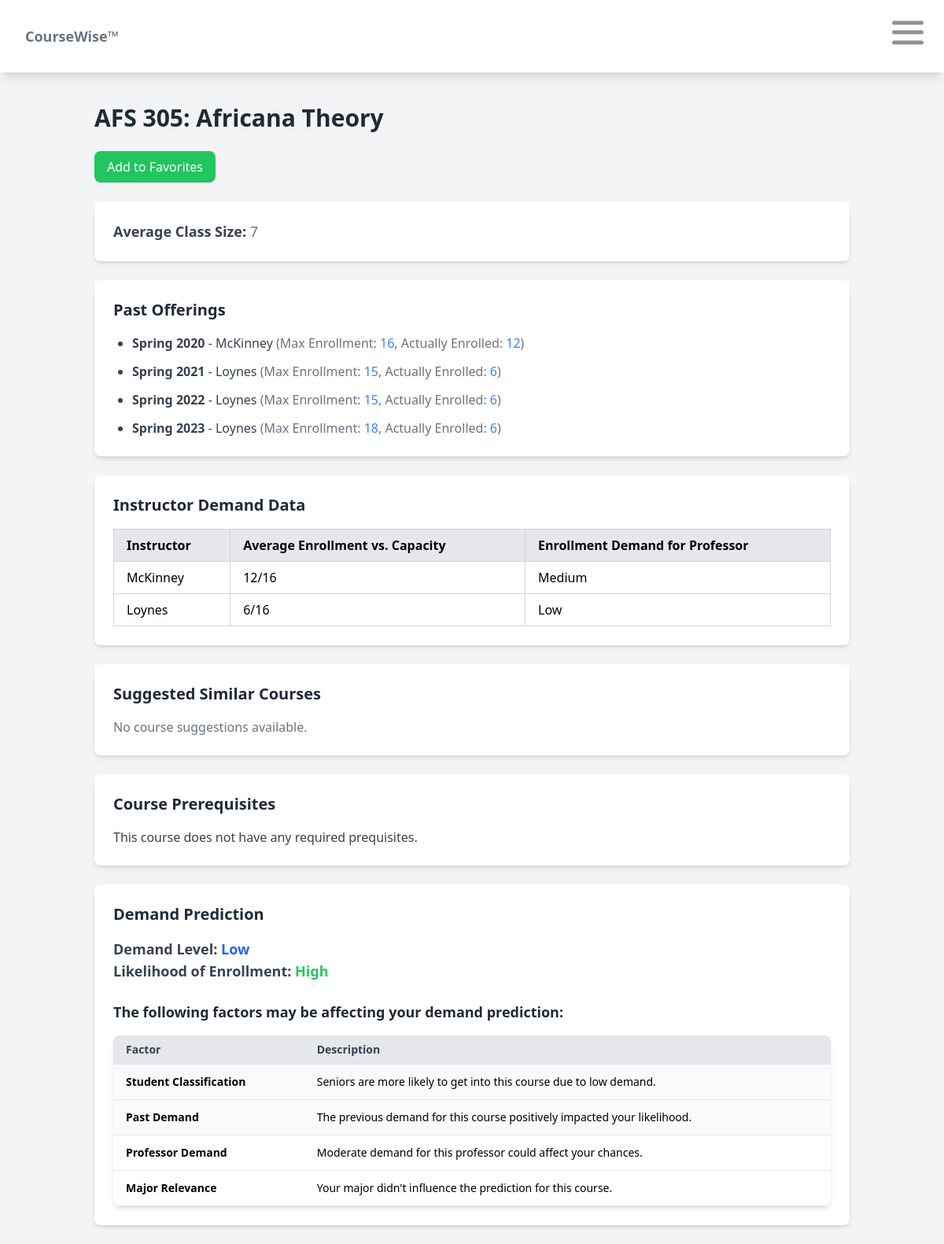
/courses/AFS/305/, run on the app's committed database.
### courses/models.py (models this page shows)
class CourseInfo(models.Model):
    semester = models.CharField(max_length=255)
    year = models.CharField(max_length=255)
    subject = models.CharField(max_length=255)
    course_number = models.IntegerField()
    course_title = models.CharField(max_length=255)
    catalog_title = models.CharField(max_length=255)
    f_credits = models.CharField(max_length=255)
    prereqs = models.CharField(max_length=255)
    meeting_pattern = models.CharField(max_length=255)
    meeting_time = models.CharField(max_length=255)
    instructor = models.CharField(max_length=255)
    max_enrollment = models.IntegerField()
    students_enrolled = models.IntegerField()
    primary_requests = models.IntegerField()
    major_requests = models.IntegerField()
    senior_requests = models.IntegerField()
    seniors_enrolled = models.IntegerField()
    junior_requests = models.IntegerField()
    juniors_enrolled = models.IntegerField()
    sophomore_requests = models.IntegerField()
    sophomores_enrolled = models.IntegerField()
    first_year_requests = models.IntegerField()
    first_years_enrolled = models.IntegerField()

### courses/views.py (the view)
# urls.py: path('<str:subject>/<str:number>/', views.course_page, name='course_page'),
def course_page(request, subject, number):
    offerings = CourseInfo.objects.filter(subject=subject.upper(), course_number=int(number))
    unique_offerings = offerings.values('semester', 'year', 'instructor', 'max_enrollment',
                                        'students_enrolled').distinct()
    catalog_pull = CourseCatalog.objects.filter(subject=subject.upper(), course_number=number).first()
    avg_class_size = int(offerings.aggregate(Avg("students_enrolled"))["students_enrolled__avg"]) or 0
    demand_data = demand_prediction(request, subject, number)
    suggestion_courses = demand_data.get('suggestion_courses', [])
    instructor_demand_data = []
    instructors = offerings.values_list('instructor', flat=True).distinct()
    for instructor in instructors:
        if instructor is not None:
            history = offerings.filter(instructor=instructor)
            avg_data = history.aggregate(
                avg_enrollment=Avg('students_enrolled'),
                avg_capacity=Avg('max_enrollment')
            )
            avg_enrollment = avg_data['avg_enrollment'] or 0
            avg_capacity = avg_data['avg_capacity'] or 0
            demand_level = _calculate_demand_level(history)
            instructor_demand_data.append({
                'instructor': instructor,
                'avg_enrollment': round(avg_enrollment),
                'avg_capacity': round(avg_capacity),
                'enrollment_vs_capacity': f"{round(avg_enrollment)}/{round(avg_capacity)}",
                'enrollment_demand': demand_level,
            })
    favorites = request.session.get('favorites', [])
    is_favorite = f"{subject}-{number}" in favorites
    course_title = CourseInfo.objects.filter(subject=subject.upper(), course_number=int(number)).values('catalog_title').first()
    return render(request, 'course_page.html', {
        'offerings': unique_offerings,
        'avg_class_size': avg_class_size,
        'classification': demand_data["classification"],
        'demand_level': demand_data["demand_level"],
        'student_classification': demand_data["student_classification"],
        'student_major': demand_data["student_major"],
        'suggestion_courses': suggestion_courses,
        'instructor_demand_data': instructor_demand_data,
        'impact_factors': demand_data["impact_factors"],
        'course': catalog_pull,
        'subject': subject,
        'course_number': number,
        'title': course_title['catalog_title'],
        'is_favorite': is_favorite
    })

### templates/course_page.html (shortened to what this page needs)
{% extends "base.html" %}
{% block content %}
    <div class="container mx-auto px-4 py-6">
        <h1 class="text-3xl font-semibold text-gray-800 mb-6">{{ subject }} {{ course_number }}: {{ title }}</h1>
        <div class="flex justify-between mb-6">
            <div>
                {% if is_favorite %}
                    <button onclick="removeFromFavorites('{{ subject }}', '{{ course_number }}')"
                            class="bg-red-500 text-white py-2 px-4 rounded-lg hover:bg-red-600 transition-all duration-300">
                        Remove from Favorites
                    </button>
                {% else %}
                    <button onclick="addToFavorites('{{ subject }}', '{{ course_number }}')"
                            class="bg-green-500 text-white py-2 px-4 rounded-lg hover:bg-green-600 transition-all duration-300">
                        Add to Favorites
                    </button>
                {% endif %}
            </div>
    </div>
        <div class="bg-white shadow-md rounded-lg p-6 mb-6">
            <p class="text-lg font-medium text-gray-700">
                <strong>Average Class Size:</strong>
                <span class="text-gray-500">{{ avg_class_size|default:"No data available" }}</span>
            </p>
        </div>
        <div class="bg-white shadow-md rounded-lg p-6 mb-6">
            <h2 class="text-xl font-semibold text-gray-800 mb-4">Past Offerings</h2>
            <ul class="list-disc pl-6 space-y-3">
                {% for offering in offerings %}
                    <li class="text-gray-700">
                        <strong>{{ offering.semester }} {{ offering.year }}</strong> - {{ offering.instructor }}
                        <span class="text-gray-500">
                            (Max Enrollment: <span class="text-blue-500">{{ offering.max_enrollment }}</span>,
                            Actually Enrolled: <span class="text-blue-500">{{ offering.students_enrolled }}</span>)
                        </span>
                    </li>
                {% empty %}
                    <li class="text-gray-500">No past offerings.</li>
                {% endfor %}
            </ul>
        </div>
        <div class="bg-white shadow-md rounded-lg p-6 mb-6">
            <h2 class="text-xl font-semibold text-gray-800 mb-4">Instructor Demand Data</h2>
            <table class="w-full border-collapse border border-gray-300">
                <thead>
                    <tr class="bg-gray-200">
                        <th class="border border-gray-300 px-4 py-2 text-left">Instructor</th>
                        <th class="border border-gray-300 px-4 py-2 text-left">Average Enrollment vs. Capacity</th>
                        <th class="border border-gray-300 px-4 py-2 text-left">Enrollment Demand for Professor</th>
                    </tr>
                </thead>
                <tbody>
                    {% for instructor in instructor_demand_data %}
                        <tr class="bg-white">
                            <td class="border border-gray-300 px-4 py-2">{{ instructor.instructor }}</td>
                            <td class="border border-gray-300 px-4 py-2">{{ instructor.enrollment_vs_capacity }}</td>
                            <td class="border border-gray-300 px-4 py-2">{{ instructor.enrollment_demand }}</td>
                        </tr>
                    {% empty %}
                        <tr>
                            <td colspan="3" class="border border-gray-300 px-4 py-2 text-gray-500 text-center">
                                No instructor demand data available.
                            </td>
                        </tr>
                    {% endfor %}
                </tbody>
            </table>
        </div>
    {% if suggestion_courses %}
        <div class="bg-white shadow-md rounded-lg p-6 mb-6">
            <h2 class="text-xl font-semibold text-gray-800 mb-4">Suggested Similar Courses</h2>
            <ul class="list-disc pl-6 space-y-3">
                {% for course in suggestion_courses %}
                    <li class="text-gray-700">
                        <strong>{{ course.subject }} {{ course.course_number }}</strong></li>
                {% endfor %}
            </ul>
        </div>
    {% else %}
        <div class="bg-white shadow-md rounded-lg p-6 mb-6">
            <h2 class="text-xl font-semibold text-gray-800 mb-4">Suggested Similar Courses</h2>
            <p class="text-gray-500">No course suggestions available.</p>
        </div>
    {% endif %}
    {% if course %}
        <div class="bg-white shadow-md rounded-lg p-6 mb-6">
            <h2 class="text-xl font-semibold text-gray-800 mb-4">Course Prerequisites</h2>
            {% if course.prereqs == 'NULL' %}
                <p class="text-gray-700">This course does not have any required prequisites.</p>
            {% else %}
                <p class="text-gray-700">{{ course.prereqs }}</p>
            {% endif %}
        </div>
    {% else %}
        <div class="bg-white shadow-md rounded-lg p-6 mb-6">
            <h2 class="text-xl font-semibold text-gray-800 mb-4">Course Prerequisites</h2>
            <p class="text-gray-500">This course has no prerequisites.</p>
        </div>
    {% endif %}
        {% if classification %}
            <div class="bg-white shadow-md rounded-lg p-6 mt-6">
                <h2 class="text-xl font-semibold text-gray-800 mb-4">Demand Prediction</h2>
                <div class="mb-4">
                    <p class="text-lg font-medium text-gray-700">
                        <strong>Demand Level:</strong>
                        <span class="font-bold text-blue-600">{{ demand_level }}</span>
                    </p>
                    <p class="text-lg font-medium text-gray-700">
                        <strong>Likelihood of Enrollment:</strong>
                        <span
                            class="font-bold {% if classification == 'High' %}text-green-500{% elif classification == 'Medium' %}text-yellow-500{% else %}text-red-500{% endif %}">
                            {{ classification }}
                        </span>
                    </p>
                </div>
                <h3 class="text-lg font-semibold text-gray-800 mt-6 mb-4">The following factors may be affecting your demand prediction:</h3>
                <div class="overflow-x-auto bg-gray-50 shadow-md rounded-lg">
                    <table class="min-w-full table-auto border-collapse">
                        <thead class="bg-gray-200">
                            <tr>
                                <th class="px-4 py-2 text-left text-sm font-semibold text-gray-700 border-b">Factor</th>
                                <th class="px-4 py-2 text-left text-sm font-semibold text-gray-700 border-b">Description</th>
                            </tr>
                        </thead>
                        <tbody class="text-sm">
                            <tr class="bg-gray-50">
                                <td class="px-4 py-3 border-b"><strong>Student Classification</strong></td>
                                <td class="px-4 py-3 border-b">
                                    {% if student_classification == 'Freshman' %}
                                        {% if demand_level == 'High' %}
                                            First-year students are less likely to get into this course due to high demand.
                                        {% elif demand_level == 'Medium' %}
                                            First-year students have a moderate chance of getting into this course.
                                        {% else %}
                                            First-year students are more likely to get into this course due to low demand.
                                        {% endif %}
                                    {% else %}
                                        {% if demand_level == 'High' %}
                                            Seniors have a moderate chance of getting into this course because of the high demand.
                                        {% elif demand_level == 'Medium' %}
                                            Seniors have a moderate chance of getting into this course.
                                        {% else %}
                                            Seniors are more likely to get into this course due to low demand.
                                        {% endif %}
                                    {% endif %}
                                </td>
                            </tr>
                            <tr class="bg-gray-50">
                                <td class="px-4 py-3 border-b"><strong>Past Demand</strong></td>
                                <td class="px-4 py-3 border-b">
                                    {% if impact_factors.past_demand > 0 %}
                                         The previous demand for this course positively impacted your likelihood.
                                    {% elif impact_factors.past_demand < 0 %}
                                        <span class="text-red-500"></span> The previous demand for this course negatively impacted your likelihood.
                                    {% else %}
                                        <span class="text-gray-500"></span> The previous demand did not affect your likelihood.
                                    {% endif %}
                                </td>
                            </tr>
                            <tr class="bg-white">
                                <td class="px-4 py-3 border-b"><strong>Professor Demand</strong></td>
                                <td class="px-4 py-3 border-b text-black">
                                    {% if impact_factors.professor > 0.7 %}
                                        High demand for this professor might reduce your chances of enrollment.
                                    {% elif impact_factors.professor > 0.4 %}
                                        Moderate demand for this professor could affect your chances.
                                    {% else %}
                                        This professor has lower demand, improving your chances.
                                    {% endif %}
                                </td>
                            </tr>
                            <tr class="bg-white">
                                <td class="px-4 py-3 border-b"><strong>Major Relevance</strong></td>
                                <td class="px-4 py-3 border-b">
                                    {% if impact_factors.major < 0 %}
                                        This course is outside your major, which decreased your likelihood of enrollment.
                                    {% elif impact_factors.major > 0 %}
                                        This course is in your major, which improved your likelihood of enrollment.
                                    {% else %}
                                        Your major didn't influence the prediction for this course.
                                    {% endif %}
                                </td>
                            </tr>
                        </tbody>
                    </table>
                </div>
            </div>
        {% else %}
            <p class="text-lg text-gray-700 mt-6">No demand prediction available.</p>
        {% endif %}
    </div>
{% endblock %}

### templates/base.html (shortened to what this page needs)
<!DOCTYPE html>
<html lang="en">
<head>
    <script src="https://cdn.tailwindcss.com"></script>
</head>
<body class="bg-gray-100">
    <nav class="bg-white shadow-lg">
        <div class="flex justify-end py-4 px-4">
            <a href="/">
                <span class="font-semibold text-gray-500 text-lg">CourseWise™</span>
            </a>
        </div>
            <div class="ham-menu">
                <span></span>
                <span></span>
                <span></span>
            </div>
    </nav>
    <main class="container mx-auto mt-4 px-4">
        {% block content %}
        {% endblock %}
    </main>
</body>
</html>

### data on the page
CourseInfo: semester "Spring", year "2020", instructor "McKinney", max_enrollment "16", students_enrolled "12"
CourseInfo: semester "Spring", year "2021", instructor "Loynes", max_enrollment "15", students_enrolled "6"

### other printed values
{{ subject }} "AFS"
{{ course_number }} "305"
{{ title }} "Africana Theory"
{{ avg_class_size|default:"No data available" }} "7"
{{ offering.semester }} "Spring" "Spring"
{{ offering.year }} "2022" "2023"
{{ offering.instructor }} "Loynes" "Loynes"
{{ offering.max_enrollment }} "15" "18"
{{ offering.students_enrolled }} "6" "6"
{{ instructor.instructor }} "McKinney" "Loynes"
{{ instructor.enrollment_vs_capacity }} "12/16" "6/16"
{{ instructor.enrollment_demand }} "Medium" "Low"
{{ demand_level }} "Low"
{{ classification }} "High"
